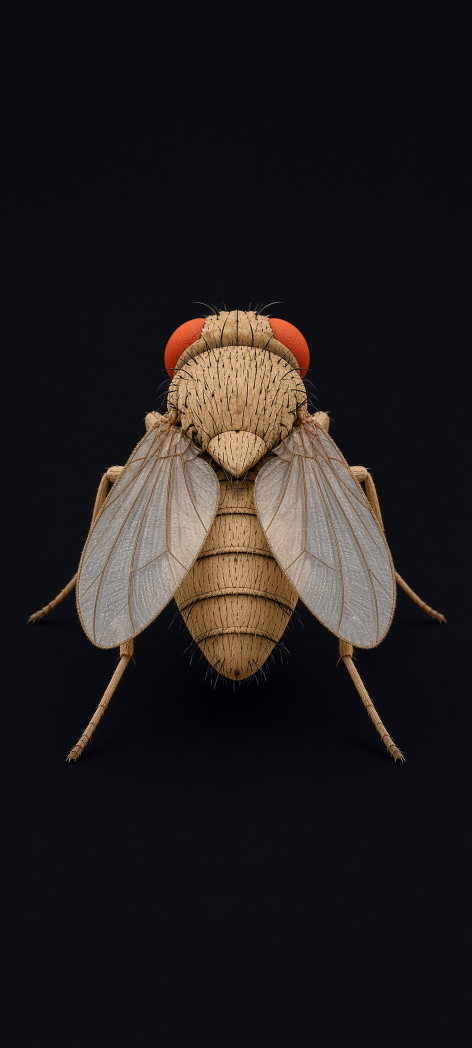
#> input picture assets/fly_reference.jpg, 944 x 2096 px (shown at 1/2 size)
$ python build_fly_sprite.py
#> lines starting #> are read from the running program, lines starting #| are printed output that depends on the picture; after the words box and inside, x2 and y2 are one past the last pixel; in counts of white or black regions, pixels touching at a corner belong together
#!/usr/bin/env python3
"""Build the photoreal fly sprite used by ``src/render.py`` (``--fly image``).

Input:  assets/fly_reference.jpg   photoreal top-down Drosophila render on a near-black
                                   background (head up, wings folded, legs spread)
Output: assets/fly_sprite.png      RGBA, **premultiplied over black**: the colour channels
                                   are the (background-corrected) source pixels, so a
                                   compositor must use  out = rgb + (1 - alpha) * background
        assets/fly_sprite.json     anchors in sprite pixel coordinates (see ``anchors`` below)
        out/fly_sprite_check.png   sprite composited over a grey/blue checker (matte check)
        out/fly_sprite_debug.png   matte / inpaint band / anchors overlaid on the source

Steps
  a. alpha matte: alpha = 1 for the saturated tan body, legs and eyes (saturation + luminance
     threshold, small morphological close, small-hole fill so dark bristles stay opaque),
     luminance-driven alpha on a 3 px ring outside that mask (anti-aliased edges, dark leg
     rims), and clip(lum / 190, 0.35, 1) for the neutral grey, translucent wing membrane;
     everything is feathered by ~1.5 px.
  b. the FRONT legs (the upper pair, along the wing edges to the image sides) are painted out
     with cv2.inpaint along hand-picked polylines so the renderer can draw animated ones from
     the recorded thorax attach points.
  c. crop to the alpha bounding box (+ margin) and save.

Coordinates below are pixels of the 944 x 2096 source.  The symmetry axis is x = 473.5.
"""
from __future__ import annotations

import json
import os
import sys
from typing import Dict, List, Tuple

import cv2
import numpy as np

ROOT = os.path.dirname(os.path.dirname(os.path.abspath(__file__)))
SRC = os.path.join(ROOT, "assets", "fly_reference.jpg")
OUT_PNG = os.path.join(ROOT, "assets", "fly_sprite.png")
OUT_JSON = os.path.join(ROOT, "assets", "fly_sprite.json")
OUT_DIR = os.path.join(ROOT, "out")

AXIS_X = 473.5                      # mirror: x' = 947 - x

# --- hand-picked anchors (source px) --------------------------------------------------
HEAD_CENTER = (473.5, 668.0)        # between the eyes
BODY_CENTER = (473.5, 745.0)        # thorax (notum) centre; maps onto the renderer's FLY_CENTER
# thorax attach points of the front legs (hidden under the wing bases)
FRONT_ATTACH_L = (302.0, 903.0)
# the visible front leg, base -> tip (x, y, mask radius).  Coxa knob, femur along the wing
# edge, tibia, tarsus out to the image side.
FRONT_LEG_L: List[Tuple[float, float, float]] = [
    (262, 916, 15), (245, 936, 19), (222, 958, 17), (208, 990, 16), (201, 1015, 16),
    (190, 1050, 14), (177, 1085, 13), (168, 1115, 12), (155, 1150, 13), (132, 1180, 13),
    (113, 1202, 13), (90, 1222, 13), (66, 1240, 13), (52, 1254, 14),
]
# joints of the visible front leg: knee (femur/tibia) and ankle (tibia/tarsus) and tip
FRONT_KNEE_L = (201.0, 1015.0)
FRONT_ANKLE_L = (155.0, 1150.0)
FRONT_TIP_L = (52.0, 1254.0)
# leg widths measured on the image (px): femur, tibia, tarsus
FRONT_LEG_WIDTH = (24.0, 14.0, 10.0)

MARGIN = 6                          # crop margin (px)


def mirror(p):
    return (2 * AXIS_X - p[0], p[1])


def fill_small_holes(mask: np.ndarray, max_area: int) -> np.ndarray:
    """Fill enclosed background components smaller than ``max_area`` (dark bristles, bands)."""
    inv = (mask == 0).astype(np.uint8)
    n, lab, st, _ = cv2.connectedComponentsWithStats(inv, connectivity=4)
    out = mask.copy()
    h, w = mask.shape
    for i in range(1, n):
        x, y, ww, hh, area = st[i]
        touches = x == 0 or y == 0 or x + ww >= w or y + hh >= h
        if area <= max_area and not touches:
            out[lab == i] = 1
    return out


def leg_mask(shape: Tuple[int, int], pts: List[Tuple[float, float, float]]) -> np.ndarray:
    m = np.zeros(shape, np.uint8)
    for (x0, y0, r0), (x1, y1, r1) in zip(pts[:-1], pts[1:]):
        n = max(2, int(np.hypot(x1 - x0, y1 - y0) / 2))
        for t in np.linspace(0, 1, n):
            cv2.circle(m, (int(round(x0 + (x1 - x0) * t)), int(round(y0 + (y1 - y0) * t))),
                       int(round(r0 + (r1 - r0) * t)), 255, -1, cv2.LINE_AA)
    return m


def main() -> int:
    img = cv2.imread(SRC, cv2.IMREAD_COLOR)
#> img is the input picture: shape (2096, 944, 3); mean B, G, R 30.9, 31, 34.3
    if img is None:
        print(f"missing {SRC}", file=sys.stderr)
        return 2
    H, W = img.shape[:2]
    os.makedirs(OUT_DIR, exist_ok=True)

    # background level (the "black" is ~ (16, 12, 11) BGR)
    corners = np.concatenate([img[:60, :60].reshape(-1, 3), img[:60, -60:].reshape(-1, 3),
                              img[-60:, :60].reshape(-1, 3), img[-60:, -60:].reshape(-1, 3)])
    bg_level = corners.mean(0).astype(np.float32)
#> bg_level = [17.51, 13.23, 12.23]

    # ---- b. paint out the front legs -------------------------------------------------
    legs_l = FRONT_LEG_L
    legs_r = [(2 * AXIS_X - x, y, r) for x, y, r in FRONT_LEG_L]
    band = cv2.bitwise_or(leg_mask((H, W), legs_l), leg_mask((H, W), legs_r))
    # widen by 5 px so the legs' bristle fringe and dark rims go too (remnants would otherwise
    # show as tan flecks along the wing edge)
    band_bin = cv2.dilate((band > 0).astype(np.uint8) * 255, cv2.getStructuringElement(cv2.MORPH_ELLIPSE, (11, 11)))
    # The legs run just OUTSIDE the wings' beaded rims, so keep the wing itself out of the band:
    # per row, scanning inward from the leg's centre line, the wing interior starts where the
    # bright, neutral membrane starts (>= 3 consecutive px with low saturation); we keep the
    # rim by backing off 4 px.
    lum_src = cv2.cvtColor(img, cv2.COLOR_BGR2GRAY)
    sat_src = cv2.cvtColor(img, cv2.COLOR_BGR2HSV)[..., 1]
    membrane = (lum_src > 110) & (sat_src < 70)
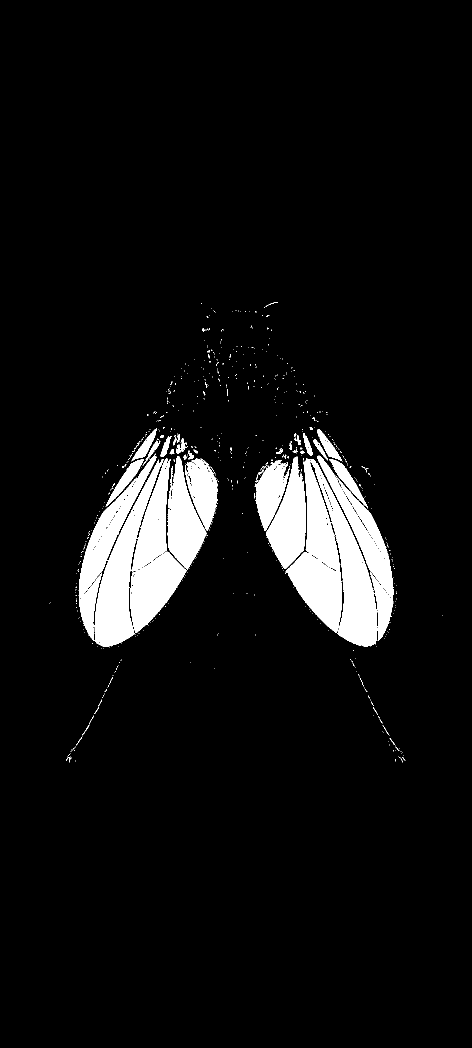
#> membrane: shape (2096, 944) bool (shown at 1/2 size); 6.7% white; 681 white regions (633 under 20 px), largest, box (x1, y1, x2, y2) and area: (571, 916, 684, 1266) 18206, (260, 917, 373, 1266) 18186, (189, 918, 328, 1294) 15775
    wing_interior = np.zeros((H, W), np.uint8)

    def leg_cx(y: float) -> float:
        for (xa, ya, _), (xb, yb, _) in zip(legs_l[:-1], legs_l[1:]):
            if ya <= y <= yb:
                return xa + (xb - xa) * (y - ya) / (yb - ya)
        return -1.0

    for y in range(int(legs_l[0][1]) - 6, int(legs_l[-1][1]) + 7):
        c = leg_cx(y)
        if c < 0:
            c = legs_l[0][0] if y < legs_l[0][1] else legs_l[-1][0]
        c_i = int(round(c))
        for side in (-1, 1):
            x_start = c_i if side < 0 else int(round(2 * AXIS_X - c))
            edge = -1
            for x in range(x_start, x_start + (66 if side < 0 else -66), 1 if side < 0 else -1):
                if 0 <= x < W and 0 <= x + 2 * (1 if side < 0 else -1) < W:
                    seg = membrane[y, min(x, x + 2 * (1 if side < 0 else -1)) : max(x, x + 2 * (1 if side < 0 else -1)) + 1]
                    if seg.all():
                        edge = x
                        break
            if edge >= 0:
                if side < 0:
                    wing_interior[y, max(0, edge - 4) : int(AXIS_X)] = 1
                else:
                    wing_interior[y, int(AXIS_X) : min(W, edge + 5)] = 1
#> wing_interior: shape (2096, 944); values 0 (black) and 1 (white), 8.7% white; 1 white region, box (x1, y1, x2, y2) and area: (153, 910, 791, 1219) 172175
    band_bin[wing_interior > 0] = 0
    clean = cv2.inpaint(img, band_bin, 5, cv2.INPAINT_TELEA)

    # ---- a. alpha matte --------------------------------------------------------------
    hsv = cv2.cvtColor(clean, cv2.COLOR_BGR2HSV)
#> hsv: shape (2096, 944, 3); mean H, S, V 98, 79.7, 38.6
    sat = hsv[..., 1]
    lum = cv2.cvtColor(clean, cv2.COLOR_BGR2GRAY)
    lum_f = np.clip(lum.astype(np.float32) - float(bg_level.mean()), 0, 255)

    body: np.ndarray = ((sat > 90) & (lum > 40)).astype(np.uint8)
#> body: shape (2096, 944); values 0 (black) and 1 (white), 7.4% white; 476 white regions (454 under 20 px), largest, box (x1, y1, x2, y2) and area: (136, 621, 808, 1519) 143895, (670, 1076, 688, 1253) 386, (282, 920, 329, 1053) 303
    body = cv2.morphologyEx(body, cv2.MORPH_CLOSE, cv2.getStructuringElement(cv2.MORPH_ELLIPSE, (7, 7)))
#> body: shape (2096, 944); values 0 (black) and 1 (white), 8.7% white; 49 white regions (45 under 20 px), largest, box (x1, y1, x2, y2) and area: (136, 620, 808, 1522) 171607, (621, 926, 688, 1253) 968, (752, 1206, 756, 1243) 57, (748, 1189, 753, 1205) 34
    body = fill_small_holes(body, max_area=600)
#> in fill_small_holes, `n, lab, st, _ = cv2.connectedComponentsWithStats(inv, connectivity=4)`: n = 40; st = 40 rows, first 6: [136, 620, 672, 904, 172795], [0, 0, 944, 2096, 1668228], [405, 655, 11, 9, 66], [642, 825, 9, 9, 53], [350, 842, 14, 13, 130], [585, 844, 10, 10, 69]
#> the loop in fill_small_holes, `for i in range(1, n):` made 39 passes
#> (x, y, ww, hh, area, touches) on passes 1 to 8: (0, 0, 944, 2096, 1668228, True), (405, 655, 11, 9, 66, False), (642, 825, 9, 9, 53, False), (350, 842, 14, 13, 130, False), (585, 844, 10, 10, 69, False), (384, 863, 10, 9, 63, False), (320, 867, 24, 47, 488, False), (587, 867, 16, 24, 236, False)
#> after the loop in fill_small_holes, `for i in range(1, n):`:
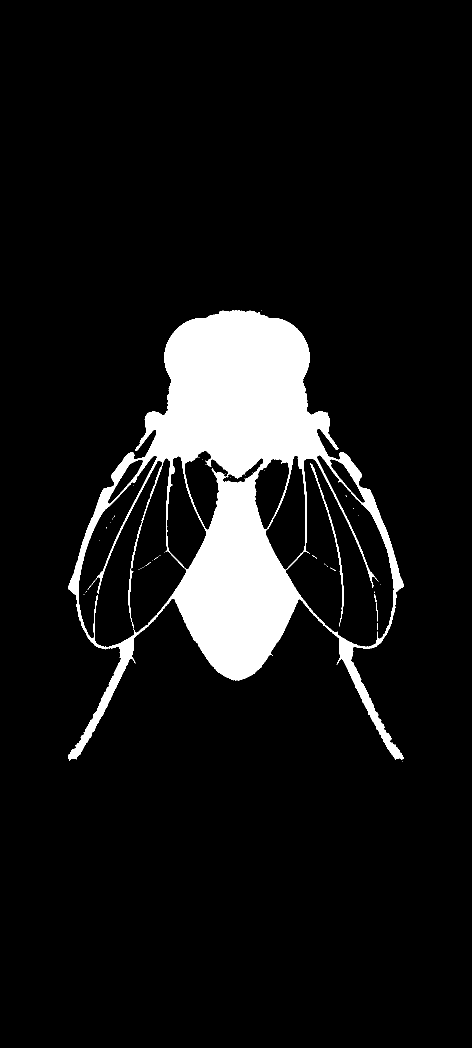
#> out: shape (2096, 944) (shown at 1/2 size); values 0 (black) and 1 (white), 8.9% white; 48 white regions (44 under 20 px), largest, box (x1, y1, x2, y2) and area: (136, 620, 808, 1522) 175889, (621, 926, 688, 1253) 968, (752, 1206, 756, 1243) 57, (748, 1189, 753, 1205) 34
    # drop specks (bristle tips, noise) that are not connected to anything sizeable
    n, lab, st, _ = cv2.connectedComponentsWithStats(body, connectivity=8)
#> lab: shape (2096, 944) int32; 49 distinct labels, from 0 to 48
#> n = 49; st = 49 rows, first 6: [0, 0, 944, 2096, 1801548], [136, 620, 672, 902, 175889], [523, 621, 1, 1, 1], [397, 914, 1, 1, 1], [399, 915, 1, 1, 1], [405, 918, 1, 1, 1]
    keep = np.zeros(n, bool)
    keep[1:] = st[1:, 4] >= 60
    body = keep[lab].astype(np.uint8)
#> body: shape (2096, 944); values 0 (black) and 1 (white), 8.9% white; 2 white regions, box (x1, y1, x2, y2) and area: (136, 620, 808, 1522) 175889, (621, 926, 688, 1253) 968

    # silhouette: the source luminance; the (background-side) leg band is not part of it
    fg = ((lum_src > 32) & (band_bin == 0)).astype(np.uint8)
#> fg: shape (2096, 944); values 0 (black) and 1 (white), 15.1% white; 97 white regions (89 under 20 px), largest, box (x1, y1, x2, y2) and area: (131, 603, 812, 1526) 299184, (558, 1296, 565, 1328) 42, (590, 1228, 608, 1256) 38
    fg = cv2.morphologyEx(fg, cv2.MORPH_CLOSE, cv2.getStructuringElement(cv2.MORPH_ELLIPSE, (5, 5)))
#> fg: shape (2096, 944); values 0 (black) and 1 (white), 15.6% white; 29 white regions (26 under 20 px), largest, box (x1, y1, x2, y2) and area: (131, 603, 812, 1526) 308516, (410, 1336, 418, 1361) 34, (366, 1292, 380, 1309) 29
    fg = fill_small_holes(fg, max_area=400)
#> call 2 of fill_small_holes, with max_area = 400
#> in fill_small_holes (call 2), `inv = (mask == 0).astype(np.uint8)`:
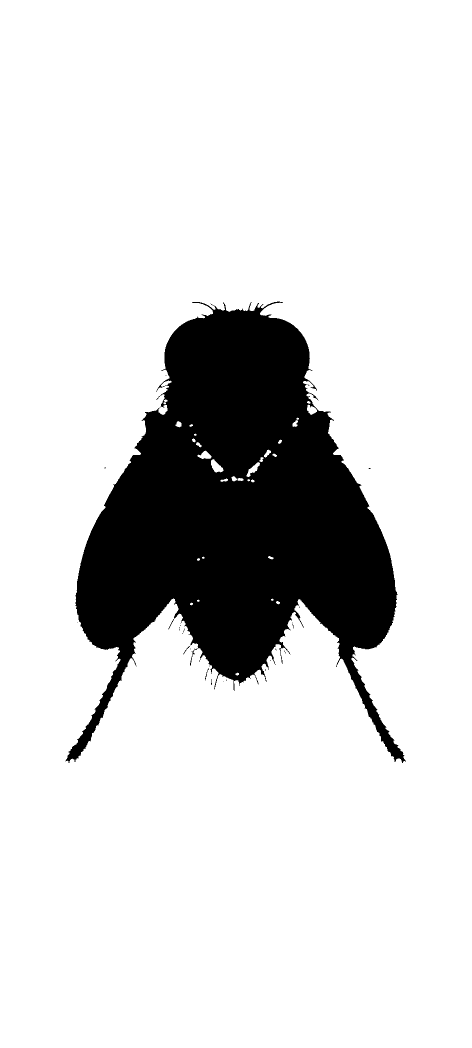
#> inv: shape (2096, 944) (shown at 1/2 size); values 0 (black) and 1 (white), 84.4% white; 29 black regions (26 under 20 px), largest, box (x1, y1, x2, y2) and area: (131, 603, 812, 1526) 308516, (410, 1336, 418, 1361) 34, (366, 1292, 380, 1309) 29
#> in fill_small_holes (call 2), `n, lab, st, _ = cv2.connectedComponentsWithStats(inv, connectivity=4)`:
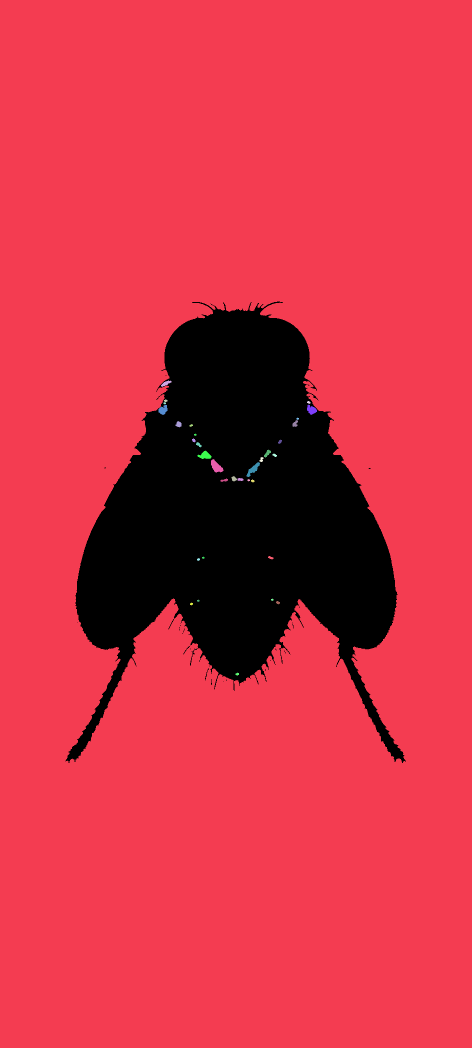
#> lab: shape (2096, 944) int32 (shown at 1/2 size); 35 distinct labels, from 0 to 34; one colour per label, 0 black
#> in fill_small_holes (call 2), `n, lab, st, _ = cv2.connectedComponentsWithStats(inv, connectivity=4)`: n = 35; st = 35 rows, first 6: [131, 603, 681, 923, 308672], [0, 0, 944, 2096, 1667231], [322, 761, 21, 13, 128], [328, 799, 7, 5, 27], [614, 802, 7, 6, 28], [327, 804, 5, 5, 17]
#> the loop in fill_small_holes (call 2), `for i in range(1, n):` made 34 passes
#> (x, y, ww, hh, area, touches) on passes 1, 2, 3, 4, 6, 7, 9, 10: (0, 0, 944, 2096, 1667231, True), (322, 761, 21, 13, 128, False), (328, 799, 7, 5, 27, False), (614, 802, 7, 6, 28, False), (317, 809, 18, 21, 243, False), (614, 809, 20, 21, 253, False), (585, 840, 11, 14, 96, False), (351, 842, 12, 13, 105, False)
#> after the loop in fill_small_holes (call 2), `for i in range(1, n):`:
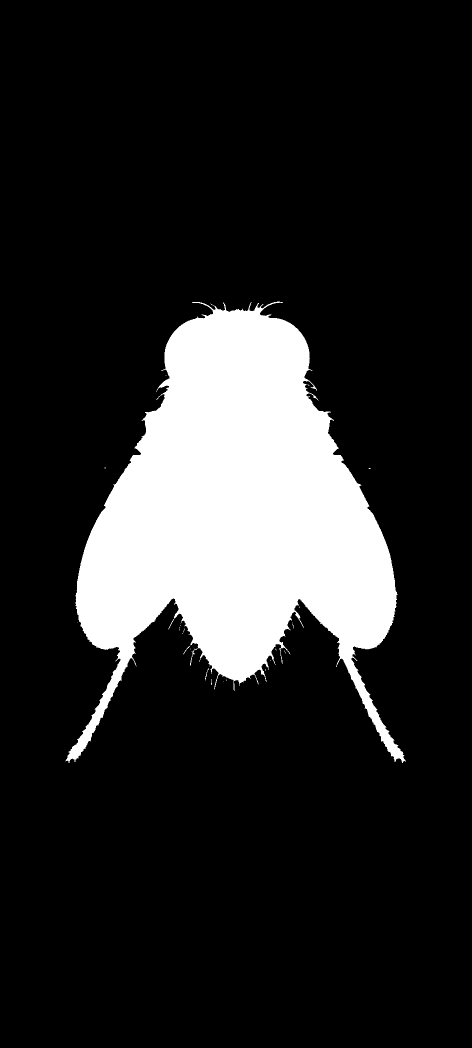
#> out: shape (2096, 944) (shown at 1/2 size); values 0 (black) and 1 (white), 15.7% white; 29 white regions (26 under 20 px), largest, box (x1, y1, x2, y2) and area: (131, 603, 812, 1526) 311237, (410, 1336, 418, 1361) 34, (366, 1292, 380, 1309) 29
    n, lab, st, _ = cv2.connectedComponentsWithStats(fg, connectivity=8)
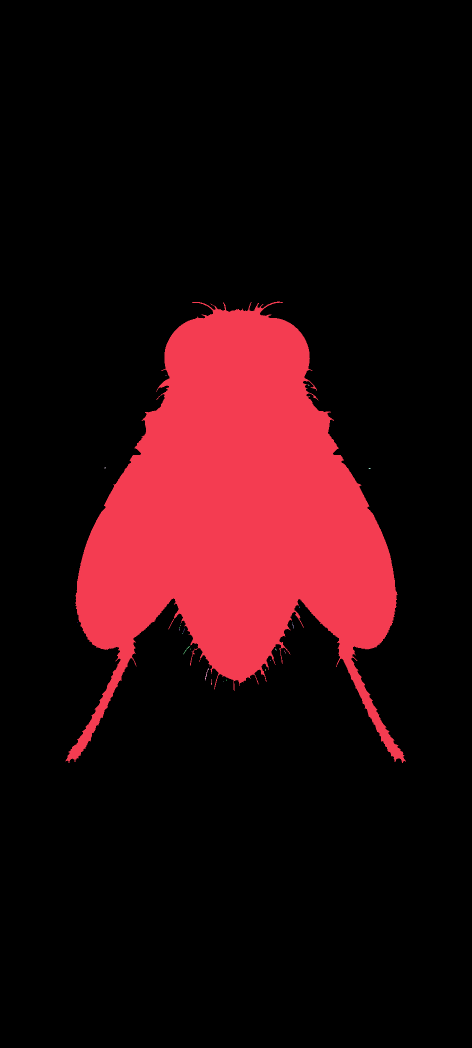
#> lab: shape (2096, 944) int32 (shown at 1/2 size); 30 distinct labels, from 0 to 29; one colour per label, 0 black
#> n = 30; st = 30 rows, first 6: [0, 0, 944, 2096, 1667231], [131, 603, 681, 923, 311237], [331, 751, 2, 1, 2], [616, 769, 3, 2, 4], [209, 935, 3, 2, 5], [737, 936, 5, 2, 7]
    keep = np.zeros(n, bool)
    keep[1:] = st[1:, 4] >= 200
    fg = keep[lab].astype(np.uint8)
#> fg: shape (2096, 944); values 0 (black) and 1 (white), 15.7% white; 1 white region, box (x1, y1, x2, y2) and area: (131, 603, 812, 1526) 311237

    ring = cv2.dilate(body, cv2.getStructuringElement(cv2.MORPH_ELLIPSE, (7, 7))) & (1 - body)
#> ring: shape (2096, 944); values 0 (black) and 1 (white), 1.8% white; 9 white regions, largest, box (x1, y1, x2, y2) and area: (133, 617, 811, 1525) 12384, (157, 911, 413, 1295) 9215, (571, 910, 788, 1294) 4881
    wing = fg & (1 - body) & (1 - ring)
#> wing: shape (2096, 944); values 0 (black) and 1 (white), 5.8% white; 107 white regions (67 under 20 px), largest, box (x1, y1, x2, y2) and area: (574, 913, 785, 1291) 40958, (263, 919, 370, 1263) 16332, (192, 924, 321, 1292) 13566

    alpha = np.zeros((H, W), np.float32)
    alpha[body > 0] = 1.0
    alpha[ring > 0] = np.clip(lum_f[ring > 0] / 70.0, 0.0, 1.0)
    alpha[wing > 0] = np.clip(lum_f[wing > 0] / 190.0, 0.35, 1.0)
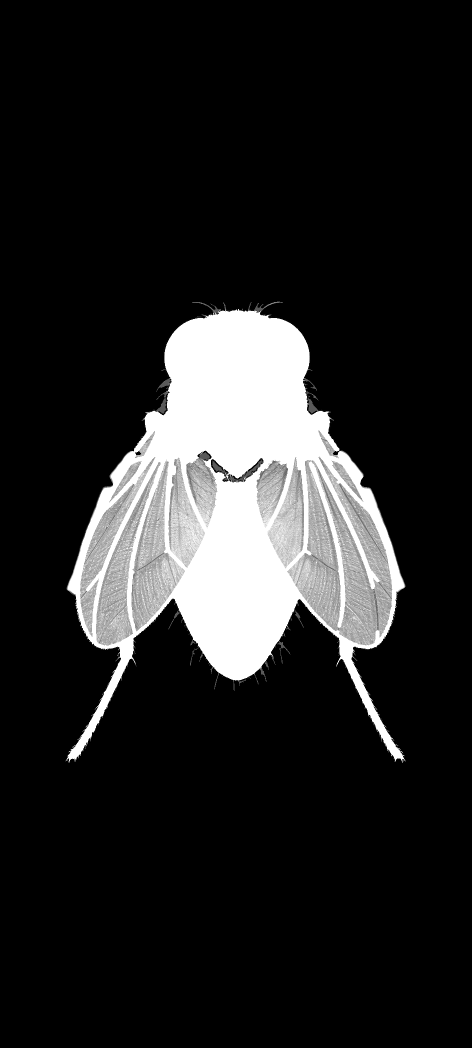
#> alpha: shape (2096, 944) float32 (shown at 1/2 size); min 0, max 1, mean 0.142
    # dark, low-saturation pixels well inside the silhouette are shadowed body (neck, wing
    # hinges, the gap under the scutellum), not membrane: the darker, the more opaque
    interior = cv2.erode(fill_small_holes(fg, max_area=10 ** 7),
                         cv2.getStructuringElement(cv2.MORPH_ELLIPSE, (13, 13)))
#> (the rest of the program and of its run is left out)
